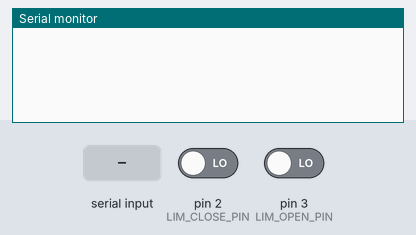
A sketch run on a simulated Arduino Uno, built with avr-gcc and run on an emulated ATmega328P. On the bench: the last lines printed to the serial monitor. The test bench sets the inputs (shaded band); at power-on: pin 2 (LIM_CLOSE_PIN) LOW, pin 3 (LIM_OPEN_PIN) LOW.

Above: at 0.9 s.
1.0 s: "OPEN\n" received over Serial
At 3.4 s:
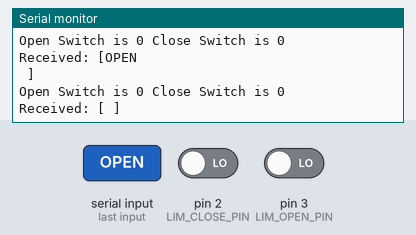
3.5 s: "CLOSE\n" received over Serial
At 5.3 s:
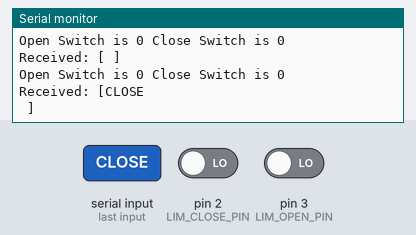
6.0 s: "1\n" received over Serial
At 7.8 s:
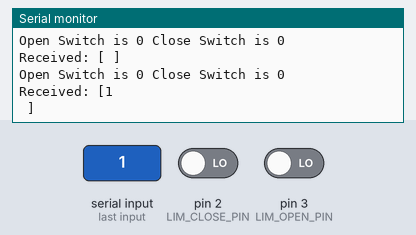

Measured:
- after the input at 1.0 s, the serial monitor: prints a new line after 1.0 s (image 1)
- after the input at 3.5 s, the serial monitor: prints a new line after 1.0 s (image 2)
- after the input at 6.0 s, the serial monitor: prints a new line after 1.0 s (image 3)

The sketch:

clamp_limit_switches.ino
```cpp
// Include the Arduino Stepper.h library:
#include "Stepper.h"

// Define parameters

// number of steps per rotation:
const int stepsPerRevolution = 2048;

// Motor speed in RPM
const int RPM = 10;

// Motor incremental step
const int STEP = 20;

// Delay time to prevent throttling when reading input from limit switches
const int DELAY_TIME = 10;

// Motor wiring:
// Pin 8 to IN1 on the ULN2003 driver
// Pin 9 to IN2 on the ULN2003 driver
// Pin 10 to IN3 on the ULN2003 driver
// Pin 11 to IN4 on the ULN2003 driver

const int IN1_PIN = 8;
const int IN2_PIN = 9;
const int IN3_PIN = 10;
const int IN4_PIN = 11;

// Pin connected to NC of Limit Switch for CLOSE
const int LIM_CLOSE_PIN = 2;

// Pin connected to NC of Limit Switch for OPEN
const int LIM_OPEN_PIN = 3;

// Note: Common Pin of both Limit switches should be connected to 5V

// variables to store readings of limit switches
int LimCloseRead;
int LimOpenRead;

// Create stepper object
// Note Pin order!!
Stepper pitch_stepper = Stepper(stepsPerRevolution, IN1_PIN, IN3_PIN, IN2_PIN, IN4_PIN);

// define String variable with serial input
String myCmd;

void setup() {

  // declare limit switches pins for input
  pinMode(LIM_OPEN_PIN, INPUT);
  pinMode(LIM_CLOSE_PIN, INPUT);

  // bring internal pulldown resistors
  digitalWrite(LIM_OPEN_PIN, LOW);
  digitalWrite(LIM_CLOSE_PIN, LOW);


  // Set the motor speed
  pitch_stepper.setSpeed(RPM);

  // Begin Serial communication at a baud rate of 9600:
  Serial.begin(9600);

    // wait for serial comms
  while (Serial.available() == 0) {
    // pinMode(13, OUTPUT);
  }

}

void loop() {

  // wait for command over Serial
  myCmd = Serial.readStringUntil('\r');


  LimOpenRead = digitalRead(LIM_OPEN_PIN);
  LimCloseRead = digitalRead(LIM_CLOSE_PIN);
  Serial.print("Open Switch is ");
  Serial.print(LimOpenRead);
  Serial.print(" Close Switch is ");
  Serial.println(LimCloseRead);

  if (myCmd == "OPEN") {

    if (digitalRead(LIM_OPEN_PIN) == LOW ) {
      Serial.println("OPEN_SUCCESS");
      // incremental open movement
      pitch_stepper.setSpeed(RPM);
      pitch_stepper.step(STEP);
    } else
      Serial.println("Reached opening limit");
  } else if (myCmd == "CLOSE") {
    if (digitalRead(LIM_CLOSE_PIN) == LOW) {
      Serial.println("CLOSE_SUCCESS");
      // incremental close movement
      pitch_stepper.setSpeed(RPM);
      pitch_stepper.step(-STEP);
    }
    else
      Serial.println("Reached closing limit");
  } else
  { String outputStr;
    outputStr = "Received: [" + myCmd + " ]";
    Serial.println(outputStr);
  }
    // bring internal pulldown resistors
    digitalWrite(LIM_OPEN_PIN, LOW);
    digitalWrite(LIM_CLOSE_PIN, LOW);
    // delay(100);
}
```
